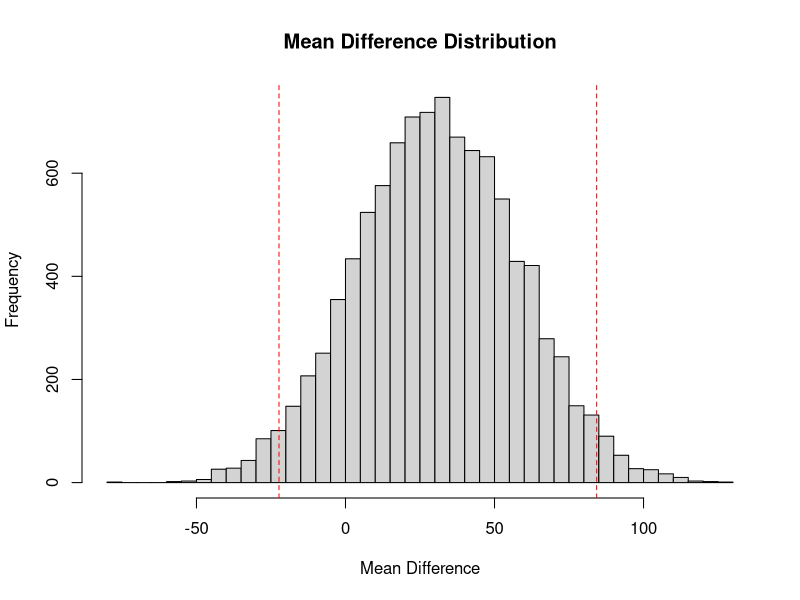

R code for this plot:
# Mice under treatment or not to prolong their survival after invasive surgery.

  # Treatment: 94, 197, 16, 38, 99, 141, 23.

  # Control: 52, 104, 146, 10, 51, 30, 40, 27, 46.

# a) Use Bootstrap techniques to determine if there is a significant difference between the means.
  
# b) Compare the results from part 1 with a standard t-test for comparison of means.

# c) Use Bootstrap techniques to determine if there is a significant difference between the medians.

library(boot)

treatment_data <- c(94, 197, 16, 38, 99, 141, 23) # treatment and control data
control_data <- c(52, 104, 146, 10, 51, 30, 40, 27, 46)

n1 <- length(treatment_data) # sample sizes
n2 <- length(control_data)

c(treatment_data, control_data) # combined data

# Mean Difference

mean_diff <- function(data, i) {
  treatment_sample <- sample(treatment_data, length(treatment_data), replace = TRUE)
  control_sample <- sample(control_data, length(control_data), replace = TRUE) 
  return(mean(treatment_sample) - mean(control_sample))
} 

runs <- 10000
bootstrap <- boot(data = c(treatment_data, control_data), statistic = mean_diff, R = runs) # bootstrap sampling

mean_diff_bootstrap <- mean(bootstrap$t)
mean_diff_bootstrap 

boot.ci(bootstrap, type = 'perc') # confidence interval at 95% significance level

hist(bootstrap$t, breaks = 30, main = 'Mean Difference Distribution',
     xlab = 'Mean Difference', border = 'black')
abline(v = quantile(bootstrap$t, c(0.025, 0.975)), col = 'red', lty = 2)

# t-Test for Mean Difference

t_test_result <- t.test(treatment_data, control_data) # perform a two sample t-test
t_test_result

t_test_result$estimate # mean values of treatment and control data, respectively

t_test_result$estimate[1] - t_test_result$estimate[2] # mean difference t-test

# The difference in means obtained with the bootstrap method is 30.30, while with the t-test it is 30.63. Both estimates are very close, suggesting that both the parametric approach (t-test) and the non-parametric approach (bootstrap) provide consistent results.

# According to the p-value obtained from the t-test, there is not enough evidence to assert that the means of both groups differ from each other (i.e., 0.3155 > alpha). This can be reinforced with the confidence interval generated by the bootstrap method:

  # CI(95%) = (-23.11, 84.08)

# Since the interval includes the value 0, there is a possibility that the difference between the means is equal to 0. Therefore, we cannot conclusively say that there is a difference between the means of both groups.

# Median Difference

median_diff <- function(data, i) {
  treatment_sample <- sample(treatment_data, length(treatment_data), replace = TRUE)
  control_sample <- sample(control_data, length(control_data), replace = TRUE) 
  return(median(treatment_sample) - median(control_sample)) 
}

runs <- 10000
bootstrap <- boot(data = c(treatment_data, control_data), statistic = median_diff, R = runs) # bootstrap sampling

median_diff_bootstrap <- mean(bootstrap$t)
median_diff_bootstrap

boot.ci(bootstrap, type = 'perc') # confidence interval at 95% significance level

# As in the previous case, the interval includes the value 0, so there is a possibility that the difference between the medians is equal to 0. That is, based on the confidence interval, we cannot reject the null hypothesis (H0: mu_1 - mu_2 = 0).

  # CI(95%) = (-29, 101)
